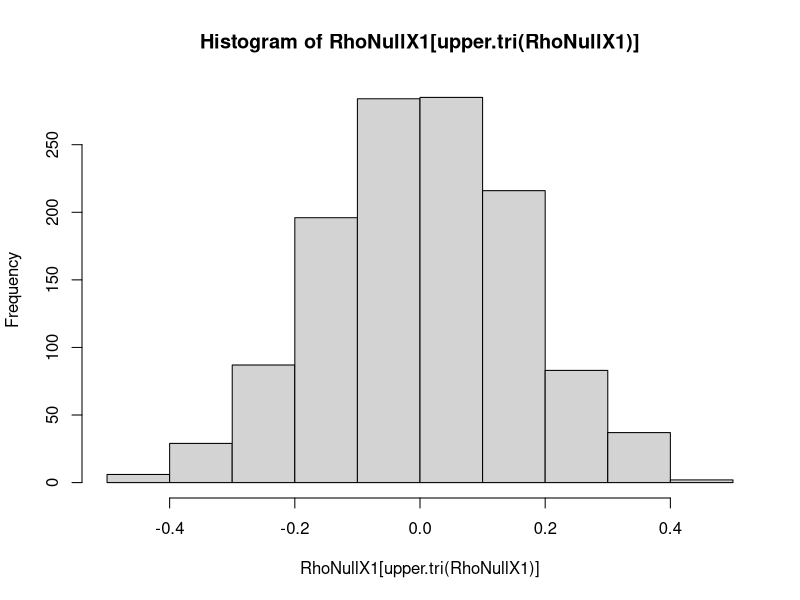
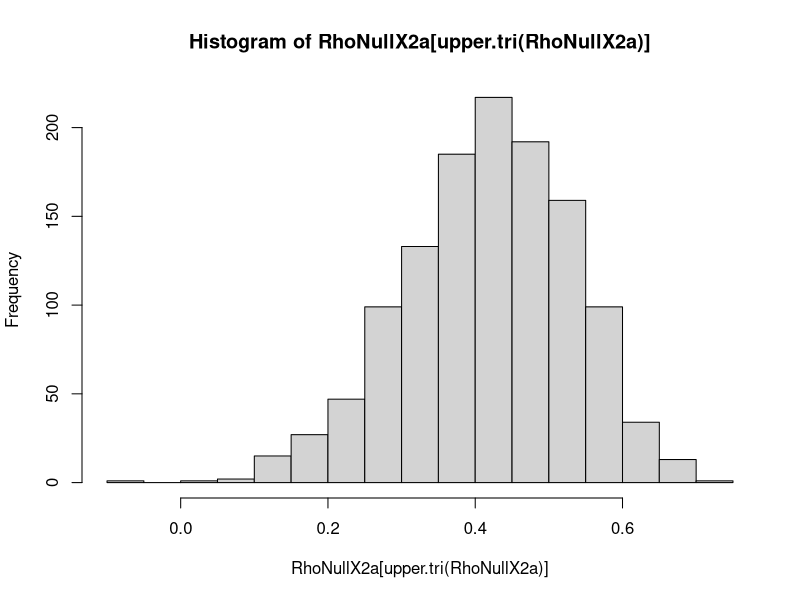
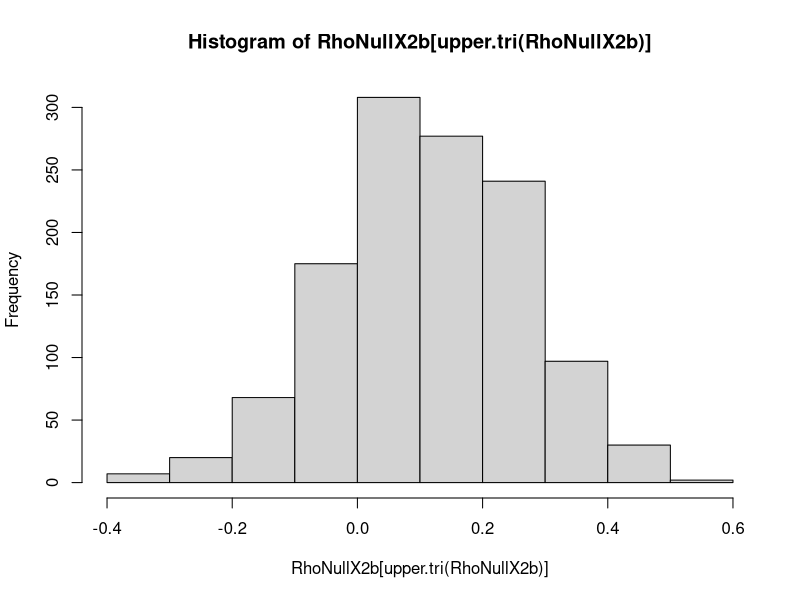
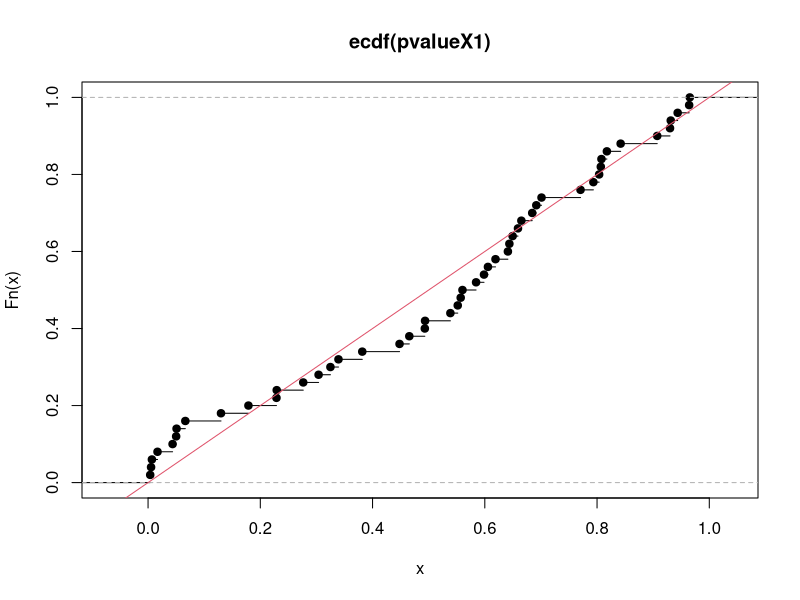
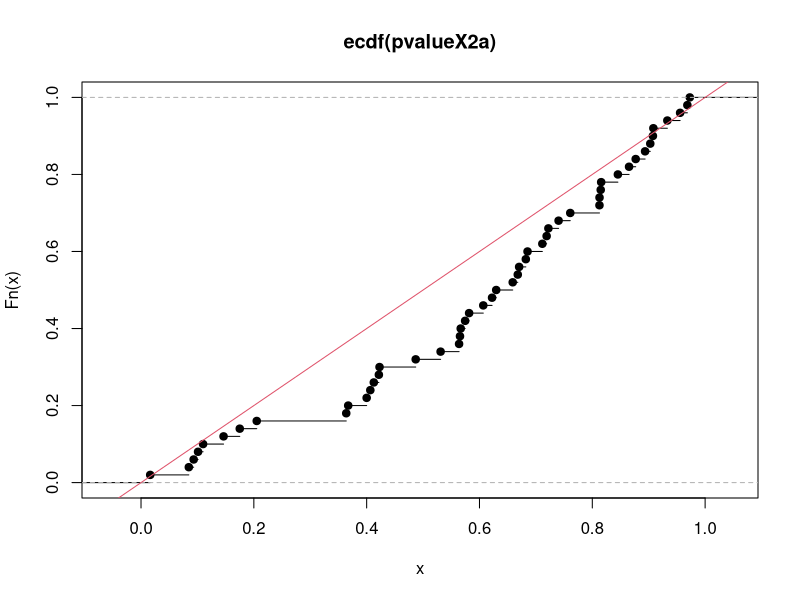
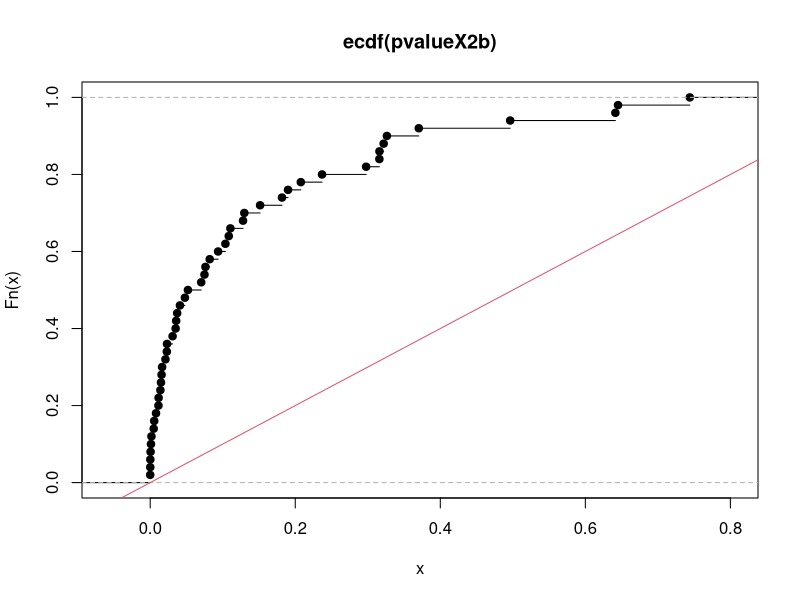
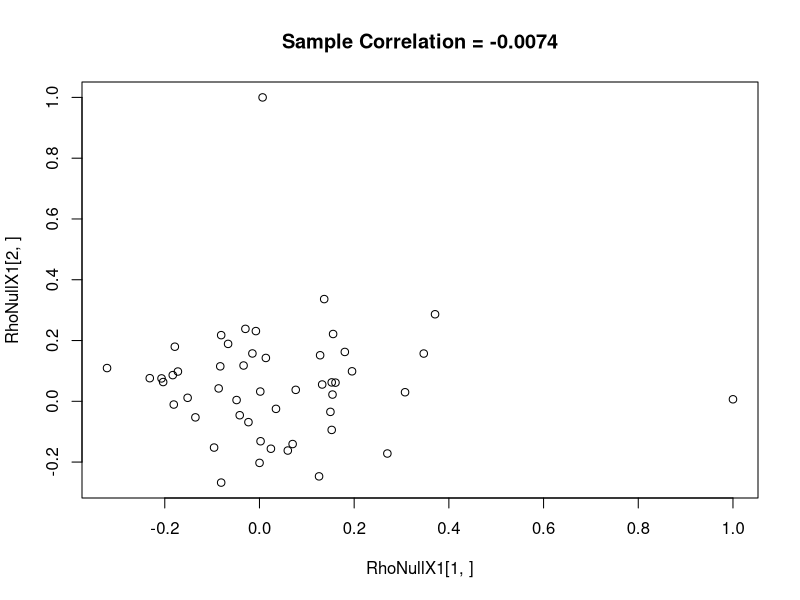
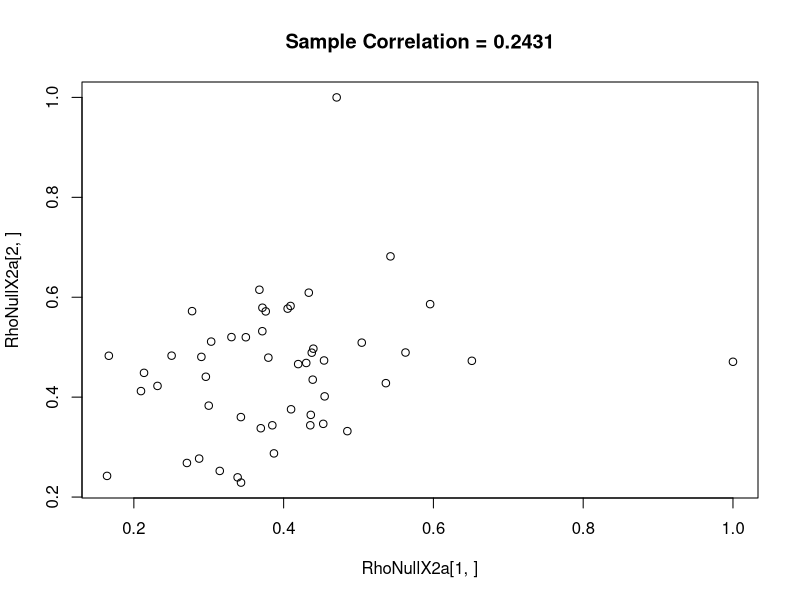

Reproduce these figures in R, in order.
#Question 4#

rm(list=ls())
library(MASS)
#input simdathw2#
SimDatHW2=function(p.alt=10, # the number of differentially expressed features ... 
                   p.null=90, # the number of non-differentially expressed features 
                   n=20, # the number of samples in each of the treatment and control groups
                   rho.alt=0.2, # correlation of the alt hyp variables
                   rho.null=0.1, # correlation of the null hyp variables
                   delta=2,# the mean of the p.alt features in the "treatment" group
                   sdC=0 # the variance of the sample specific centering error
){
  p=p.alt+p.null
  Sigma=array(rep(0,p^2),dim=c(p,p))
  Sigma[1:p.alt,1:p.alt]=rho.alt
  Sigma[(p.alt+(1:p.null)),(p.alt+(1:p.null))]=rho.null
  diag(Sigma)=1
  Xc=mvrnorm(n,mu=rep(0,p),Sigma=Sigma)
  Xt=mvrnorm(n,mu=c(rep(delta,p.alt),rep(0,p.null)),Sigma=Sigma)
  x=t(rbind(Xc,Xt))
  colnames(x)=c(paste("cntrl",1:n,sep=""),paste("trt",1:n,sep=""))
  rownames(x)=c(paste("DEgene",1:(p.alt)),paste("nonDEgene",1:p.null,sep=""))
  if(sdC>0){
    CentError=rnorm(2*n,sd=sdC)
    for(j in 1:(2*n)) x[,j]=x[,j]+CentError[j]
  }
  return(x)
}


#First, we generate data without and with centering error from SimDatHW2 
#and named them X1 and X2a respectively
X1= SimDatHW2(p.alt=25,p.null=50,n=20,rho.alt=.3,rho.null=0.0,delta=2,sdC=0)
X2a= SimDatHW2(p.alt=25,p.null=50,n=20,rho.alt=.3,rho.null=0.0,delta=2,sdC=1)
#Create another data samw as X2a but re-centered about each sample (i.e., column) mean. 
X2b= X2a 
for(j in 1:40) X2b[,j]=X2b[,j]-mean(X2b[,j])


#Question 4.1
#Since all the null targets were generated with zero correlation
#Now we check all the pairwise correlations between null targets 
#and see if their pairwise correlation distributions are centered about zero or not
#The number of pairwise correlation in null target now should be 
choose(50,2)
#1225

#We generate the pairwise correlation of null targets in each group
#and also plot a histogram to see their distribution
#For Data X1
RhoNullX1=cor(t(X1[26:75,]))
hist(RhoNullX1[upper.tri(RhoNullX1)])
#For Data X2a
RhoNullX2a=cor(t(X2a[26:75,]))
hist(RhoNullX2a[upper.tri(RhoNullX2a)])
#For Data X2b
RhoNullX2b=cor(t(X2b[26:75,]))
hist(RhoNullX2b[upper.tri(RhoNullX2b)])


#Question 4.2
#Check if all the nulls were generated such that the p-values 
#for null targets have an uniform distribution
myTX1=function(i) t.test(X1[i,1:20],X1[i,21:40],var.equal=T)$p.value
pvalueX1=mapply(myTX1,26:dim(X1)[1])
plot(ecdf(pvalueX1));abline(0,1,col=2)
ks.test(pvalueX1,'punif')
#
myTX2a=function(i) t.test(X2a[i,1:20],X2a[i,21:40],var.equal=T)$p.value
pvalueX2a=mapply(myTX2a,26:dim(X2a)[1])
plot(ecdf(pvalueX2a));abline(0,1,col=2)
ks.test(pvalueX2a,'punif')
#
myTX2b=function(i) t.test(X2b[i,1:20],X2b[i,21:40],var.equal=T)$p.value
pvalueX2b=mapply(myTX2b,26:dim(X2b)[1])
plot(ecdf(pvalueX2b));abline(0,1,col=2)
ks.test(pvalueX2b,'punif')


# let's look at the correlation plot of null data without centering error
plot(RhoNullX1[1,],RhoNullX1[2,],main=paste("Sample Correlation =",round(cor(RhoNullX1[1,],RhoNullX1[2,]),4)))

# Now,let's look at the plot of data with centering error added to each column 
plot(RhoNullX2a[1,],RhoNullX2a[2,],main=paste("Sample Correlation =",round(cor(RhoNullX2a[1,],RhoNullX2a[2,]),4)))

xylim=range(c(RhoNullX1[1,],RhoNullX2a[1,],RhoNullX1[2,],RhoNullX2a[2,])) 

plot(c(RhoNullX1[1,],RhoNullX2a[1,]),c(RhoNullX1[2,],RhoNullX2a[2,]),
     xlim=xylim,ylim=xylim,type="n",xlab="Target 1", ylab="Target 2") 
abline(0,1,lty=2,lwd=3,col="gray67") 
# now,let's add original points 
points(RhoNullX1[1,],RhoNullX1[2,],col="gray47") 
# now, let's add the points with centering error and connect with lines 
for(j in 1:25){ 
        lines(c(RhoNullX1[1,j],RhoNullX2a[1,j]),c(RhoNullX1[2,j],RhoNullX2a[2,j]),col="red")
        lines(c(RhoNullX1[1,j],RhoNullX2b[1,j]),c(RhoNullX1[2,j],RhoNullX2b[2,j]),col="blue") 
        points(RhoNullX2a[1,],RhoNullX2a[2,],pch=10, col="red") 
        points(RhoNullX2b[1,],RhoNullX2b[2,],pch=10, col="blue") 
}


plot(c(RhoNullX1[1,],RhoNullX2b[1,]),c(RhoNullX1[2,],RhoNullX2b[2,]),
     xlim=xylim,ylim=xylim,type="n",xlab="Target 1", ylab="Target 2") 
abline(0,1,lty=2,lwd=3,col="gray67") 
# now,let's add original points 
points(RhoNullX1[1,],RhoNullX1[2,],col="gray47") 
# now, let's add the points with centering error and connect with lines 
for(j in 1:25){ 
        lines(c(RhoNullX1[1,j],RhoNullX2b[1,j]),c(RhoNullX1[2,j],RhoNullX2b[2,j]),col=2) 
        points(RhoNullX2b[1,],RhoNullX2b[2,],pch=10) 
}




